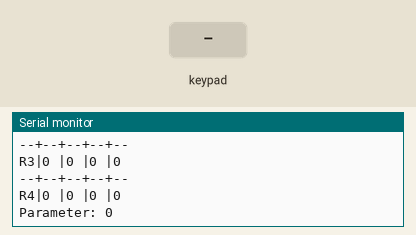
This program was run on a simulated Arduino Uno, built with avr-gcc and run on an emulated ATmega328P. Shown: the last lines printed to the serial monitor. Wiring (inferred from the names in the program): 4×4 keypad with keys 1 2 3 A 4 5 6 B 7 8 9 C * 0 # D (labels assumed): rows pin 5, pin 4, pin 3, pin 2; columns pin 6, pin 7, pin 8, pin 9. The test bench sets the inputs (shaded band).

Above: at 1.2 s.
1.3 s: key '1' pressed
At 2.6 s:
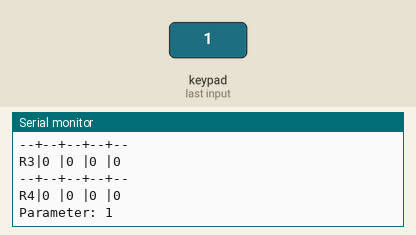
2.8 s: keypad keys 1 2 pressed 0.4 s apart
At 3.8 s:
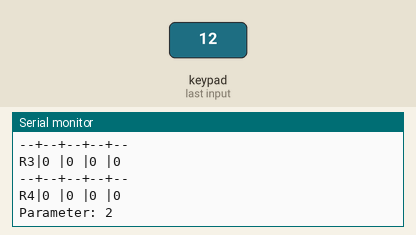
5.1 s: keypad keys 1 2 * pressed 0.4 s apart
Timing chart, 0 to 8.1 s (numbered marks = the images above; inputs shaded):
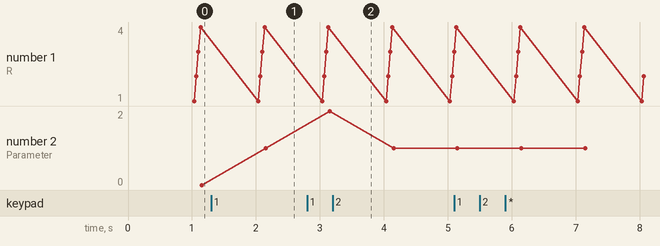

The program:

main.cpp
```cpp
#include <Arduino.h>

// Praktikum P05:
// Tasterfeld

#include <avr/io.h>
#include <avr/interrupt.h>
#include <stdbool.h>

// Columns
#define C1 6
#define C2 7
#define C3 8
#define C4 9
// Rows
#define R1 5
#define R2 4
#define R3 3
#define R4 2

#define ROWS 4
#define COLS 4

#define ROW0 0
#define ROW1 1
#define ROW2 2
#define ROW3 3
#define COL0 0
#define COL1 1
#define COL2 2
#define COL3 3

#define S1 0
#define S2 1
#define S3 2
#define S4 3
#define S5 4
#define S6 5
#define S7 6
#define S8 7
#define S9 8
#define S10 9
#define S11 10
#define S12 11
#define S13 12
#define S14 13
#define S15 14
#define S16 15

#define STATE(input) (input == HIGH) ? "|1 " : "|0 "

#define PRINT_MATRIX                       \
  Serial.println("  |C1|C2|C3|C4");        \
  Serial.println("--+--+--+--+--");        \
  Serial.print("R1");                      \
  Serial.print(STATE(inputMatrix[S1]));    \
  Serial.print(STATE(inputMatrix[S2]));    \
  Serial.print(STATE(inputMatrix[S3]));    \
  Serial.println(STATE(inputMatrix[S4]));  \
  Serial.println("--+--+--+--+--");        \
  Serial.print("R2");                      \
  Serial.print(STATE(inputMatrix[S5]));    \
  Serial.print(STATE(inputMatrix[S6]));    \
  Serial.print(STATE(inputMatrix[S7]));    \
  Serial.println(STATE(inputMatrix[S8]));  \
  Serial.println("--+--+--+--+--");        \
  Serial.print("R3");                      \
  Serial.print(STATE(inputMatrix[S9]));    \
  Serial.print(STATE(inputMatrix[S10]));   \
  Serial.print(STATE(inputMatrix[S11]));   \
  Serial.println(STATE(inputMatrix[S12])); \
  Serial.println("--+--+--+--+--");        \
  Serial.print("R4");                      \
  Serial.print(STATE(inputMatrix[S13]));   \
  Serial.print(STATE(inputMatrix[S14]));   \
  Serial.print(STATE(inputMatrix[S15]));   \
  Serial.println(STATE(inputMatrix[S16])); \
  Serial.print("Parameter: ");             \
  Serial.println(parameter);               \
  Serial.println();

#define INDEX(currentCol) (currentRow * ROWS) + currentCol

#define COPY_INPUT_MATRIX_TO_PREVIOUS          \
  for (uint8_t i = 0; i < (ROWS * COLS); i++)  \
    previousInputMatrix[i] = inputMatrix[i];   \

volatile uint32_t time_current = 0;
volatile uint32_t last_display_time = 0;
const uint32_t cycle_time_display = 1000;

volatile uint8_t currentRow = 0;
volatile int16_t parameter;
volatile uint8_t inputMatrix[ROWS * COLS] = {0};
volatile uint8_t previousInputMatrix[ROWS * COLS] = {0};

void setup()
{
  TCCR1A = 0;
  TCCR1B = 0;
  TCCR1B |= (1 << WGM12);
  OCR1A = 2499;                        // 16 MHz / 64 (Prescaler) = 250000 Ticks/s => 2500 Ticks/10ms - 1
  TIMSK1 |= (1 << OCIE1A);             // Enable Timer1 compare interrupt
  TCCR1B |= (1 << CS11) | (1 << CS10); // Start Timer1 with prescaler 64

  pinMode(C1, INPUT);
  pinMode(C2, INPUT);
  pinMode(C3, INPUT);
  pinMode(C4, INPUT);

  pinMode(R1, INPUT);
  pinMode(R2, INPUT);
  pinMode(R3, INPUT);
  pinMode(R4, INPUT);

  sei();

  Serial.begin(9600);
  Serial.println("Ready...");
}

void loop()
{
  time_current = millis();
  if (time_current > last_display_time + cycle_time_display)
  {
    last_display_time += cycle_time_display;
    PRINT_MATRIX
  }
}

ISR(TIMER1_COMPA_vect)
{
  // Hier alle 10 ms reinspringen.
  // Taster auslesen, Zustandsautomat
  COPY_INPUT_MATRIX_TO_PREVIOUS

  switch (currentRow)
  {
  case ROW0:
    pinMode(R1, OUTPUT);
    pinMode(R2, INPUT);
    pinMode(R3, INPUT);
    pinMode(R4, INPUT);
    digitalWrite(R1, HIGH);
    break;
  case ROW1:
    pinMode(R1, INPUT);
    pinMode(R2, OUTPUT);
    pinMode(R3, INPUT);
    pinMode(R4, INPUT);
    digitalWrite(R2, HIGH);
    break;
  case ROW2:
    pinMode(R1, INPUT);
    pinMode(R2, INPUT);
    pinMode(R3, OUTPUT);
    pinMode(R4, INPUT);
    digitalWrite(R3, HIGH);
    break;
  case ROW3:
    pinMode(R1, INPUT);
    pinMode(R2, INPUT);
    pinMode(R3, INPUT);
    pinMode(R4, OUTPUT);
    digitalWrite(R4, HIGH);
    break;
  }

  inputMatrix[INDEX(COL0)] = digitalRead(C1);
  inputMatrix[INDEX(COL1)] = digitalRead(C2);
  inputMatrix[INDEX(COL2)] = digitalRead(C3);
  inputMatrix[INDEX(COL3)] = digitalRead(C4);

  if (inputMatrix[S1] == LOW && previousInputMatrix[S1] == HIGH)
  {
    parameter++;
  }

  if (inputMatrix[S2] == LOW && previousInputMatrix[S2] == HIGH)
  {
    parameter--;
  }

  currentRow = (currentRow + 1) % ROWS;
}
```

Measured:
- after the input at 1.3 s, the serial monitor: prints a new line after 0.85 s (image 1)
- after the input at 2.8 s, the serial monitor: prints a new line after 0.35 s (image 2)
